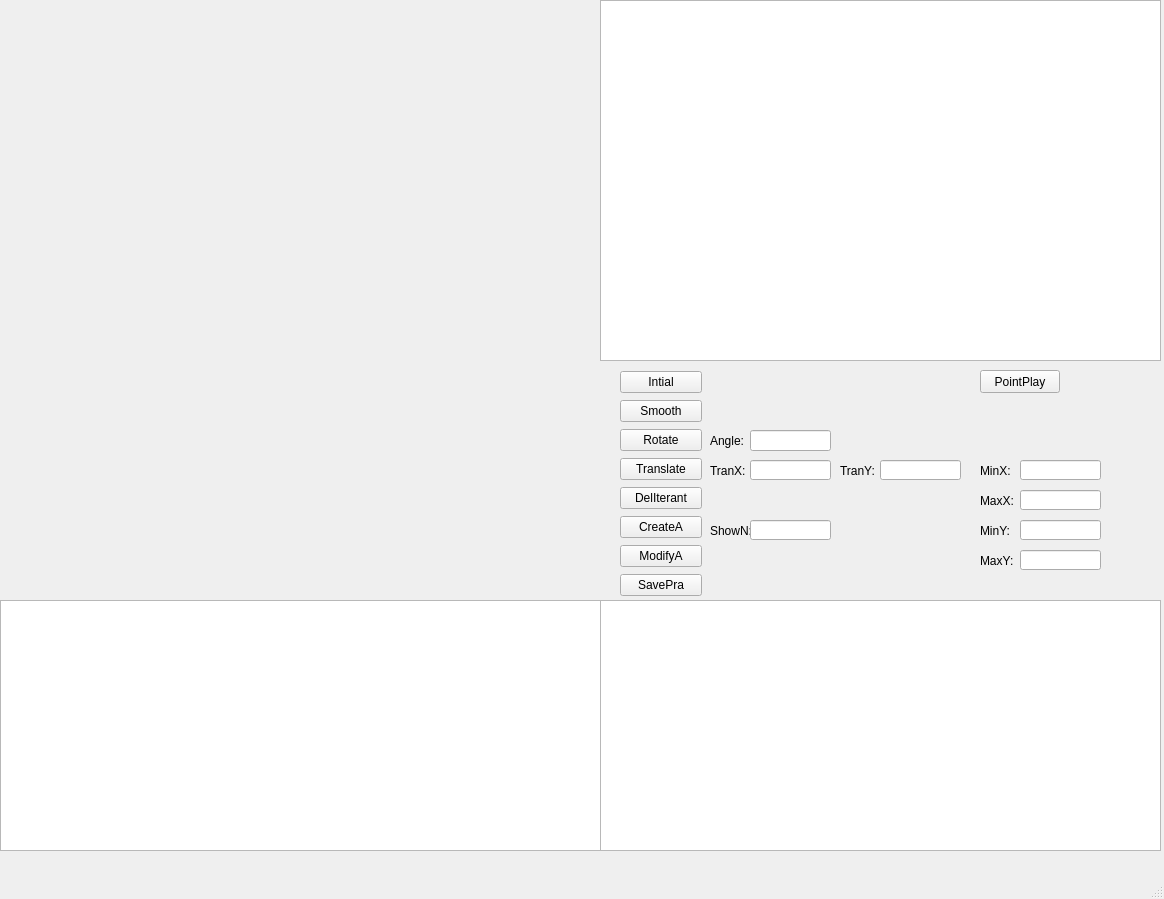
<?xml version="1.0" encoding="UTF-8"?>
<ui version="4.0">
 <class>MainWindow</class>
 <widget class="QMainWindow" name="MainWindow">
  <property name="geometry">
   <rect>
    <x>0</x>
    <y>0</y>
    <width>1164</width>
    <height>899</height>
   </rect>
  </property>
  <property name="windowTitle">
   <string>初始轨迹</string>
  </property>
  <widget class="QWidget" name="centralwidget">
   <widget class="SmoothTrajectory" name="widget" native="true">
    <property name="geometry">
     <rect>
      <x>0</x>
      <y>0</y>
      <width>600</width>
      <height>600</height>
     </rect>
    </property>
   </widget>
   <widget class="QTableView" name="tableView">
    <property name="geometry">
     <rect>
      <x>600</x>
      <y>0</y>
      <width>561</width>
      <height>361</height>
     </rect>
    </property>
   </widget>
   <widget class="QLineEdit" name="Angle_lineEdit">
    <property name="geometry">
     <rect>
      <x>750</x>
      <y>430</y>
      <width>81</width>
      <height>21</height>
     </rect>
    </property>
   </widget>
   <widget class="QLineEdit" name="TranX_lineEdit">
    <property name="geometry">
     <rect>
      <x>750</x>
      <y>460</y>
      <width>81</width>
      <height>20</height>
     </rect>
    </property>
   </widget>
   <widget class="QLineEdit" name="TranY_lineEdit">
    <property name="geometry">
     <rect>
      <x>880</x>
      <y>460</y>
      <width>81</width>
      <height>20</height>
     </rect>
    </property>
   </widget>
   <widget class="QLabel" name="label">
    <property name="geometry">
     <rect>
      <x>710</x>
      <y>460</y>
      <width>41</width>
      <height>21</height>
     </rect>
    </property>
    <property name="text">
     <string>TranX:</string>
    </property>
   </widget>
   <widget class="QLabel" name="label_2">
    <property name="geometry">
     <rect>
      <x>840</x>
      <y>460</y>
      <width>41</width>
      <height>21</height>
     </rect>
    </property>
    <property name="text">
     <string>TranY:</string>
    </property>
   </widget>
   <widget class="QLabel" name="label_3">
    <property name="geometry">
     <rect>
      <x>710</x>
      <y>430</y>
      <width>41</width>
      <height>21</height>
     </rect>
    </property>
    <property name="text">
     <string>Angle:</string>
    </property>
   </widget>
   <widget class="QWidget" name="layoutWidget">
    <property name="geometry">
     <rect>
      <x>620</x>
      <y>370</y>
      <width>82</width>
      <height>228</height>
     </rect>
    </property>
    <layout class="QVBoxLayout" name="verticalLayout">
     <item>
      <widget class="QPushButton" name="intialButton">
       <property name="text">
        <string>Intial</string>
       </property>
      </widget>
     </item>
     <item>
      <widget class="QPushButton" name="smoothButton">
       <property name="text">
        <string>Smooth</string>
       </property>
      </widget>
     </item>
     <item>
      <widget class="QPushButton" name="rotateButton">
       <property name="text">
        <string>Rotate</string>
       </property>
      </widget>
     </item>
     <item>
      <widget class="QPushButton" name="translateButton">
       <property name="text">
        <string>Translate</string>
       </property>
      </widget>
     </item>
     <item>
      <widget class="QPushButton" name="adjustButton">
       <property name="text">
        <string>DelIterant</string>
       </property>
      </widget>
     </item>
     <item>
      <widget class="QPushButton" name="createAButton">
       <property name="text">
        <string>CreateA</string>
       </property>
      </widget>
     </item>
     <item>
      <widget class="QPushButton" name="modifyAButton">
       <property name="text">
        <string>ModifyA</string>
       </property>
      </widget>
     </item>
     <item>
      <widget class="QPushButton" name="saveButton">
       <property name="text">
        <string>SavePra</string>
       </property>
      </widget>
     </item>
    </layout>
   </widget>
   <widget class="QTableView" name="tableView_ShowPoint">
    <property name="geometry">
     <rect>
      <x>0</x>
      <y>600</y>
      <width>601</width>
      <height>251</height>
     </rect>
    </property>
   </widget>
   <widget class="QTableView" name="tableView_ModifyA">
    <property name="geometry">
     <rect>
      <x>600</x>
      <y>600</y>
      <width>561</width>
      <height>251</height>
     </rect>
    </property>
   </widget>
   <widget class="QLabel" name="label_4">
    <property name="geometry">
     <rect>
      <x>710</x>
      <y>520</y>
      <width>41</width>
      <height>21</height>
     </rect>
    </property>
    <property name="text">
     <string>ShowN:</string>
    </property>
   </widget>
   <widget class="QLineEdit" name="ShowNum_lineEdit">
    <property name="geometry">
     <rect>
      <x>750</x>
      <y>520</y>
      <width>81</width>
      <height>20</height>
     </rect>
    </property>
   </widget>
   <widget class="QPushButton" name="pointplayButton">
    <property name="geometry">
     <rect>
      <x>980</x>
      <y>370</y>
      <width>80</width>
      <height>23</height>
     </rect>
    </property>
    <property name="text">
     <string>PointPlay</string>
    </property>
   </widget>
   <widget class="QLabel" name="label_5">
    <property name="geometry">
     <rect>
      <x>980</x>
      <y>460</y>
      <width>41</width>
      <height>21</height>
     </rect>
    </property>
    <property name="text">
     <string>MinX:</string>
    </property>
   </widget>
   <widget class="QLineEdit" name="MinX_lineEdit">
    <property name="geometry">
     <rect>
      <x>1020</x>
      <y>460</y>
      <width>81</width>
      <height>20</height>
     </rect>
    </property>
   </widget>
   <widget class="QLineEdit" name="MaxX_lineEdit">
    <property name="geometry">
     <rect>
      <x>1020</x>
      <y>490</y>
      <width>81</width>
      <height>20</height>
     </rect>
    </property>
   </widget>
   <widget class="QLabel" name="label_6">
    <property name="geometry">
     <rect>
      <x>980</x>
      <y>490</y>
      <width>41</width>
      <height>21</height>
     </rect>
    </property>
    <property name="text">
     <string>MaxX:</string>
    </property>
   </widget>
   <widget class="QLabel" name="label_7">
    <property name="geometry">
     <rect>
      <x>980</x>
      <y>550</y>
      <width>41</width>
      <height>21</height>
     </rect>
    </property>
    <property name="text">
     <string>MaxY:</string>
    </property>
   </widget>
   <widget class="QLineEdit" name="MaxY_lineEdit">
    <property name="geometry">
     <rect>
      <x>1020</x>
      <y>550</y>
      <width>81</width>
      <height>20</height>
     </rect>
    </property>
   </widget>
   <widget class="QLabel" name="label_8">
    <property name="geometry">
     <rect>
      <x>980</x>
      <y>520</y>
      <width>41</width>
      <height>21</height>
     </rect>
    </property>
    <property name="text">
     <string>MinY:</string>
    </property>
   </widget>
   <widget class="QLineEdit" name="MinY_lineEdit">
    <property name="geometry">
     <rect>
      <x>1020</x>
      <y>520</y>
      <width>81</width>
      <height>20</height>
     </rect>
    </property>
   </widget>
   <zorder>layoutWidget</zorder>
   <zorder>widget</zorder>
   <zorder>tableView</zorder>
   <zorder>Angle_lineEdit</zorder>
   <zorder>TranX_lineEdit</zorder>
   <zorder>TranY_lineEdit</zorder>
   <zorder>label</zorder>
   <zorder>label_2</zorder>
   <zorder>label_3</zorder>
   <zorder>tableView_ShowPoint</zorder>
   <zorder>tableView_ModifyA</zorder>
   <zorder>label_4</zorder>
   <zorder>ShowNum_lineEdit</zorder>
   <zorder>pointplayButton</zorder>
   <zorder>label_5</zorder>
   <zorder>MinX_lineEdit</zorder>
   <zorder>MaxX_lineEdit</zorder>
   <zorder>label_6</zorder>
   <zorder>label_7</zorder>
   <zorder>MaxY_lineEdit</zorder>
   <zorder>label_8</zorder>
   <zorder>MinY_lineEdit</zorder>
  </widget>
  <widget class="QMenuBar" name="menubar">
   <property name="geometry">
    <rect>
     <x>0</x>
     <y>0</y>
     <width>1164</width>
     <height>23</height>
    </rect>
   </property>
  </widget>
  <widget class="QStatusBar" name="statusbar"/>
 </widget>
 <customwidgets>
  <customwidget>
   <class>SmoothTrajectory</class>
   <extends>QWidget</extends>
   <header location="global">smoothtrajectory.h</header>
   <container>1</container>
  </customwidget>
 </customwidgets>
 <resources/>
 <connections/>
</ui>
